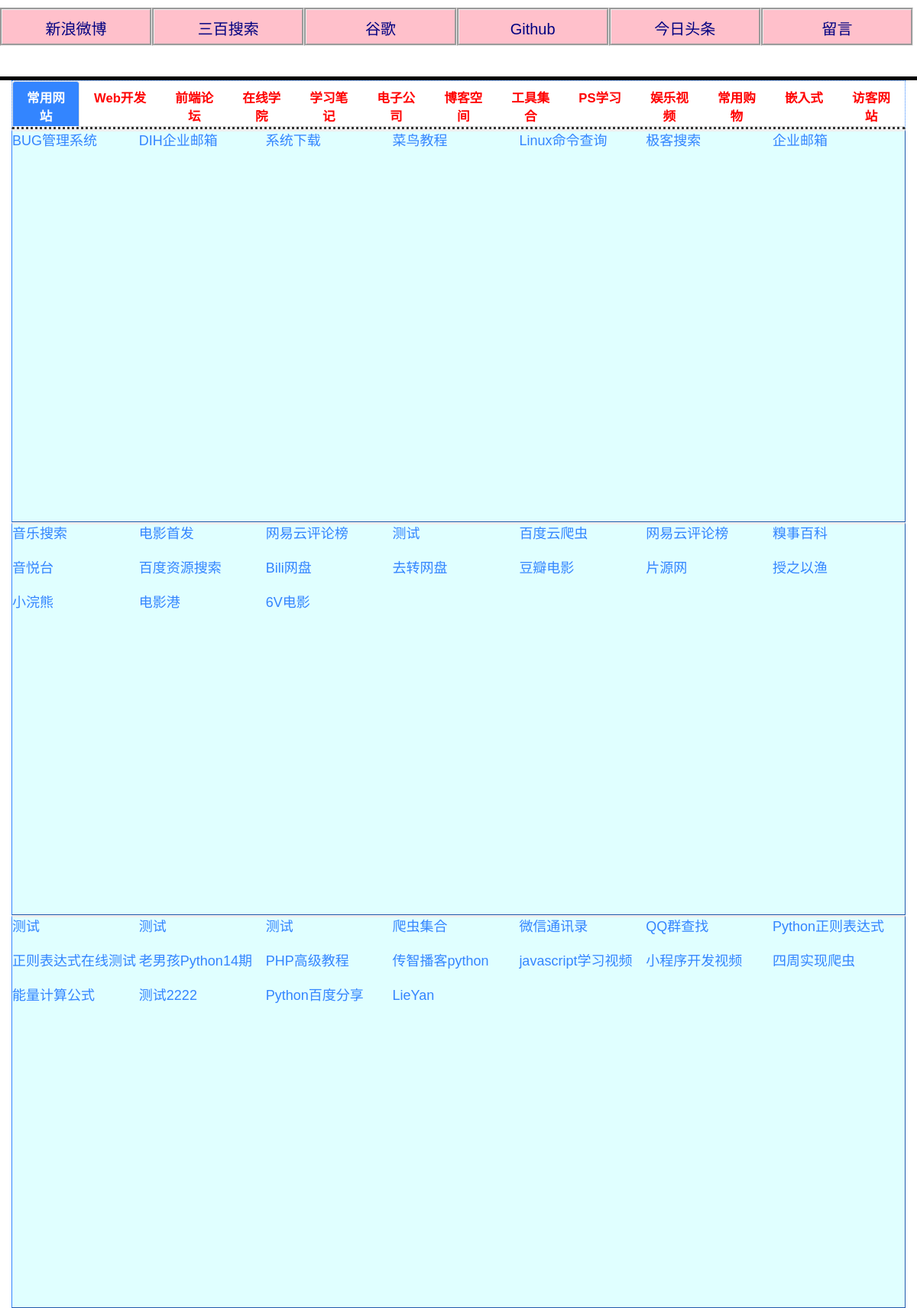
The page / (upper part) on the database its author committed.
### StuApp/models.py (models this page shows)
class URLDB(models.Model):
    Num = models.IntegerField()
    Name =models.CharField(max_length=100)
    URL =models.CharField(max_length=100)
    Time = models.CharField(max_length=100)
    def __str__(self):
        tpl = '<URLDB:[Num={Num},Name={Name},URL={URL},Time={Time}]>'
        return tpl.format(Num=self.Num,Name=self.Name,URL=self.URL,Time=self.Time)

### StuApp/views.py (the view)
# urls.py: url(r'', ht_index.index, name='index'),
def index(request):
    li_dict = ChainMap()
    for num in range(1,13):
        url_name = URLDB.objects.filter(Num=num)
        li_dict['tab%s'%(num)] = url_name
        li_dict = li_dict.new_child()
        li_dict.parents
    li_dict['test'] = sorted(dict(li_dict).items())#将chainmap的li_dict经过dict转换成字典 转换成items是为了取key，value值 sorted排序
    li_dict =li_dict.new_child()
    li_dict.parents
    print(dict(li_dict))
    return render(request, "right.html", context=dict(li_dict))

### templates/right.html (shortened to what this page needs)
{% load staticfiles %}
<!doctype html>
<html lang="en">
<head>
    <link rel="stylesheet" href="{% static '/StuApp/css/bootstrap.min.css' %}">
    <link rel="stylesheet" href="{% static '/StuApp/css/nav.css' %}">
    <link rel="stylesheet" type="text/css" href="{% static '/StuApp/css/main.css'%}"/>
</head>
<body>
<div id="nav-top">
    <ul>
        <li><a target="_blank" href="http://weibo.com/xin20yan/home?leftnav=1">新浪微博</a></li>
        <li><a target="_blank" href="http://www.3bsou.com/">三百搜索</a></li>
        <li><a target="_blank" href="http://guge.suanfazu.com/">谷歌</a></li>
        <li><a target="_blank" href="https://github.com/">Github</a></li>
        <li><a target="_blank" href="http://toutiao.com/">今日头条</a></li>
        <li><a href="/comment/">留言</a></li>
    </ul>
</div>
<br>
<br>
<div style="border-bottom:5px solid #000"></div>
    <div class="container navbq">
        <div class="row">
            <div class="tab-content col-xs-12 col-md-12">
                <ul class="nav nav-tabs nav-justified" role="tablist" id="maintab">
                    <li role="presentation" class="active diyi"><a onmouseover='showPage("tab1","tab1.php")' href="#tab1"	aria-controls="home" role="tab" data-toggle="tab">常用网站</a></li>
                    <li role="presentation"><a onmouseover='showPage("tab2","tab2.php")' href="#tab2" aria-controls="profile" role="tab" data-toggle="tab">Web开发</a></li>
                    <li role="presentation"><a onmouseover='showPage("tab3","tab3.php")' href="#tab3" aria-controls="messages" role="tab" data-toggle="tab">前端论坛</a></li>
                    <li role="presentation"><a onmouseover='showPage("tab4","tab4.php")' href="#tab4" aria-controls="settings" role="tab" data-toggle="tab">在线学院</a></li>
                    <li role="presentation"><a onmouseover='showPage("tab5","tab5.php")' href="#tab5" aria-controls="profile" role="tab" data-toggle="tab">学习笔记</a></li>
                    <li role="presentation"><a onmouseover='showPage("tab6","tab6.php")' href="#tab6" aria-controls="profile" role="tab" data-toggle="tab">电子公司</a></li>
                    <li role="presentation"><a onmouseover='showPage("tab7","tab7.php")' href="#tab7" aria-controls="profile" role="tab" data-toggle="tab">博客空间</a></li>
                    <li role="presentation"><a onmouseover='showPage("tab8","tab8.php")' href="#tab8" aria-controls="profile" role="tab" data-toggle="tab">工具集合</a></li>
                    <li role="presentation"><a onmouseover='showPage("tab9","tab9.php")' href="#tab9" aria-controls="profile" role="tab" data-toggle="tab">PS学习</a></li>
                    <li role="presentation"><a onmouseover='showPage("tab10","tab10.php")' href="#tab10" aria-controls="profile" role="tab" data-toggle="tab">娱乐视频</a></li>
                    <li role="presentation"><a onmouseover='showPage("tab12","tab12.php")' href="#tab12" aria-controls="profile" role="tab" data-toggle="tab">常用购物</a></li>
                    <li role="presentation"><a onmouseover='showPage("tab13","tab13.php")' href="#tab13" aria-controls="profile" role="tab" data-toggle="tab">嵌入式</a></li>
                    <li role="presentation"><a onmouseover='showPage("tab11","tab11.php")' href="#tab11" aria-controls="profile" role="tab" data-toggle="tab">访客网站</a></li>
                </ul>
                <div class="tab-content navbq2">
				{% for key,value in test %}
                    <div role="tabpanel" class="tab-pane active" id="{{ key }}">
                        <ul>
                            {% for get_li_name in  value%}
                                <li><a href="{{ get_li_name.URL }}" target="_blank">{{ get_li_name.Name }}</a></li>
                            {% endfor %}
                        </ul>
                    </div>
                {% endfor %}
                </div>
            </div>
        </div>
    </div>
</body>
</html>

### StuApp/static/StuApp/css/nav.css (style rules this page uses)
* { padding: 0; margin: 0; }
body { font-family: Arial; text-align:center; }
ul { list-style: none; }
a { text-decoration: none; }
#nav-top { width: 100%; margin: 0 auto; height: 50px; color: #3855FF; border: 0px solid #3385FF; border-bottom-color: transparent; }
#nav-top ul li { float: left; width: 16.6%; height: 50px; background:#FFC0CB; border-style:groove }
#nav-top ul li a { display: block; text-align: center; line-height: 50px; color: #000080; font-size: 20px; font-family:Arial, ; transition: 1s; }
.navbq { width: 100%; margin: 0 auto; }
#maintab { border: 1px solid #3385FF; border-bottom: none; background: #FFFFFF; border-style: dotted }
.tab-pane { width: 100%; border: 1px solid #3385FF; border-top: none; background: #E0FFFF; border-style:outset }
.nav-tabs { width: 100%; font-size: 26px; border-bottom: 1px solid #3385FF; border-style:dashed }
.nav-tabs li { height:60px; color: #FF0000; font-weight: 600; transition: 1s; font-size: 80% }
.nav-tabs li a { height:60px; color: #FF0000; font-weight: 600; transition: 1s; font-size: 80% }
.nav-tabs>li.active>a, .nav-tabs>li.active>a:focus, .nav-tabs>li.active>a:hover .nav-tabs>li>a:hover, .nav-tabs>li.active>a:hover { background: #3385FF; color: white; }
.navbq .row .navbq2 ul { height: 500px; width: 100% }
.navbq .row .navbq2 ul li { width: 14.2%; float: left; display: inline }
.navbq .row .navbq2 ul li a { display: block; width: 100%; height: 45px; text-align: left; font-size: 18px; transition: 1s; font-weight: 500; color: #3385FF; }

### rows shown on the page
URLDB: Name "BUG管理系统"
URLDB: Name "DIH企业邮箱"
URLDB: Name "系统下载"
URLDB: Name "菜鸟教程"
URLDB: Name "Linux命令查询"
URLDB: Name "极客搜索"
URLDB: Name "企业邮箱"
URLDB: Name "音乐搜索"
URLDB: Name "电影首发"
URLDB: Name "网易云评论榜"
URLDB: Name "测试"
URLDB: Name "百度云爬虫"
URLDB: Name "网易云评论榜"
URLDB: Name "糗事百科"
URLDB: Name "音悦台"
URLDB: Name "百度资源搜索"
URLDB: Name "Bili网盘"
URLDB: Name "去转网盘"
URLDB: Name "豆瓣电影"
URLDB: Name "片源网"
URLDB: Name "授之以渔"
URLDB: Name "小浣熊"
URLDB: Name "电影港"
URLDB: Name "6V电影"
URLDB: Name "测试"
URLDB: Name "测试"
URLDB: Name "测试"
URLDB: Name "爬虫集合"
URLDB: Name "微信通讯录"
URLDB: Name "QQ群查找"
URLDB: Name "Python正则表达式"
URLDB: Name "正则表达式在线测试"
URLDB: Name "老男孩Python14期"
URLDB: Name "PHP高级教程"
URLDB: Name "传智播客python"
URLDB: Name "javascript学习视频"
URLDB: Name "小程序开发视频"
URLDB: Name "四周实现爬虫"
URLDB: Name "能量计算公式"
URLDB: Name "测试2222"
URLDB: Name "Python百度分享"
URLDB: Name "LieYan"
